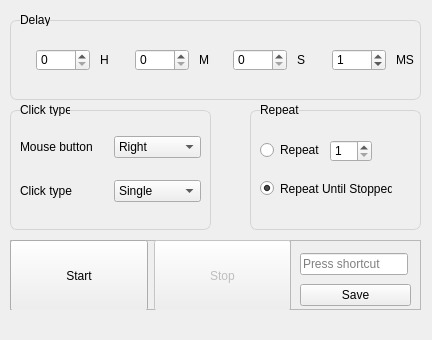
<?xml version="1.0" encoding="UTF-8"?>
<ui version="4.0">
 <author>Alisaw</author>
 <class>FastAutoClicker</class>
 <widget class="QMainWindow" name="FastAutoClicker">
  <property name="enabled">
   <bool>true</bool>
  </property>
  <property name="geometry">
   <rect>
    <x>0</x>
    <y>0</y>
    <width>432</width>
    <height>340</height>
   </rect>
  </property>
  <property name="sizePolicy">
   <sizepolicy hsizetype="Fixed" vsizetype="Fixed">
    <horstretch>0</horstretch>
    <verstretch>0</verstretch>
   </sizepolicy>
  </property>
  <property name="minimumSize">
   <size>
    <width>432</width>
    <height>340</height>
   </size>
  </property>
  <property name="maximumSize">
   <size>
    <width>432</width>
    <height>340</height>
   </size>
  </property>
  <property name="windowTitle">
   <string>FastAutoClicker</string>
  </property>
  <property name="windowIcon">
   <iconset resource="images.qrc">
    <normaloff>:/images/FastAutoClickerBig.png</normaloff>:/images/FastAutoClickerBig.png</iconset>
  </property>
  <property name="iconSize">
   <size>
    <width>1024</width>
    <height>1024</height>
   </size>
  </property>
  <property name="animated">
   <bool>false</bool>
  </property>
  <widget class="QWidget" name="centralwidget">
   <property name="sizePolicy">
    <sizepolicy hsizetype="Fixed" vsizetype="Fixed">
     <horstretch>0</horstretch>
     <verstretch>0</verstretch>
    </sizepolicy>
   </property>
   <property name="minimumSize">
    <size>
     <width>0</width>
     <height>0</height>
    </size>
   </property>
   <property name="maximumSize">
    <size>
     <width>432</width>
     <height>320</height>
    </size>
   </property>
   <widget class="QFrame" name="DelayFrame_2">
    <property name="geometry">
     <rect>
      <x>10</x>
      <y>20</y>
      <width>411</width>
      <height>80</height>
     </rect>
    </property>
    <property name="sizePolicy">
     <sizepolicy hsizetype="Fixed" vsizetype="Fixed">
      <horstretch>0</horstretch>
      <verstretch>0</verstretch>
     </sizepolicy>
    </property>
    <property name="styleSheet">
     <string notr="true">QFrame{
border-color: rgba(212, 212, 212, 1);
border-width : 1px;
border-style: solid;
border-radius: 7px;
}</string>
    </property>
    <property name="frameShape">
     <enum>QFrame::StyledPanel</enum>
    </property>
    <property name="frameShadow">
     <enum>QFrame::Raised</enum>
    </property>
    <layout class="QHBoxLayout" name="horizontalLayout_2">
     <property name="spacing">
      <number>10</number>
     </property>
     <property name="leftMargin">
      <number>25</number>
     </property>
     <property name="topMargin">
      <number>0</number>
     </property>
     <property name="rightMargin">
      <number>0</number>
     </property>
     <property name="bottomMargin">
      <number>0</number>
     </property>
     <item>
      <widget class="QSpinBox" name="HoursSpinBox">
       <property name="enabled">
        <bool>true</bool>
       </property>
       <property name="sizePolicy">
        <sizepolicy hsizetype="Fixed" vsizetype="Fixed">
         <horstretch>0</horstretch>
         <verstretch>0</verstretch>
        </sizepolicy>
       </property>
       <property name="minimum">
        <number>0</number>
       </property>
       <property name="maximum">
        <number>9999</number>
       </property>
      </widget>
     </item>
     <item>
      <widget class="QLabel" name="HoursLabel">
       <property name="sizePolicy">
        <sizepolicy hsizetype="Preferred" vsizetype="Preferred">
         <horstretch>0</horstretch>
         <verstretch>0</verstretch>
        </sizepolicy>
       </property>
       <property name="maximumSize">
        <size>
         <width>100</width>
         <height>100</height>
        </size>
       </property>
       <property name="styleSheet">
        <string notr="true">border: none;</string>
       </property>
       <property name="text">
        <string>H</string>
       </property>
      </widget>
     </item>
     <item>
      <widget class="QSpinBox" name="MinutesSpinBox">
       <property name="sizePolicy">
        <sizepolicy hsizetype="Fixed" vsizetype="Fixed">
         <horstretch>0</horstretch>
         <verstretch>0</verstretch>
        </sizepolicy>
       </property>
       <property name="minimum">
        <number>0</number>
       </property>
       <property name="maximum">
        <number>9999</number>
       </property>
      </widget>
     </item>
     <item>
      <widget class="QLabel" name="MinutesLabel">
       <property name="sizePolicy">
        <sizepolicy hsizetype="Minimum" vsizetype="Minimum">
         <horstretch>0</horstretch>
         <verstretch>0</verstretch>
        </sizepolicy>
       </property>
       <property name="styleSheet">
        <string notr="true">border: none;</string>
       </property>
       <property name="text">
        <string>M</string>
       </property>
      </widget>
     </item>
     <item>
      <widget class="QSpinBox" name="SecondsSpinBox">
       <property name="sizePolicy">
        <sizepolicy hsizetype="Fixed" vsizetype="Fixed">
         <horstretch>0</horstretch>
         <verstretch>0</verstretch>
        </sizepolicy>
       </property>
       <property name="minimum">
        <number>0</number>
       </property>
       <property name="maximum">
        <number>9999</number>
       </property>
      </widget>
     </item>
     <item>
      <widget class="QLabel" name="SecondsLabel">
       <property name="sizePolicy">
        <sizepolicy hsizetype="Minimum" vsizetype="Minimum">
         <horstretch>0</horstretch>
         <verstretch>0</verstretch>
        </sizepolicy>
       </property>
       <property name="styleSheet">
        <string notr="true">border: none;</string>
       </property>
       <property name="text">
        <string>S</string>
       </property>
      </widget>
     </item>
     <item>
      <widget class="QSpinBox" name="MilliSSpinBox">
       <property name="sizePolicy">
        <sizepolicy hsizetype="Fixed" vsizetype="Fixed">
         <horstretch>0</horstretch>
         <verstretch>0</verstretch>
        </sizepolicy>
       </property>
       <property name="minimum">
        <number>0</number>
       </property>
       <property name="maximum">
        <number>9999</number>
       </property>
       <property name="value">
        <number>1</number>
       </property>
      </widget>
     </item>
     <item>
      <widget class="QLabel" name="MilliSLabel">
       <property name="sizePolicy">
        <sizepolicy hsizetype="Minimum" vsizetype="Minimum">
         <horstretch>0</horstretch>
         <verstretch>0</verstretch>
        </sizepolicy>
       </property>
       <property name="styleSheet">
        <string notr="true">border: none;</string>
       </property>
       <property name="text">
        <string>MS</string>
       </property>
      </widget>
     </item>
    </layout>
   </widget>
   <widget class="QFrame" name="RepeatFrame">
    <property name="geometry">
     <rect>
      <x>250</x>
      <y>110</y>
      <width>171</width>
      <height>120</height>
     </rect>
    </property>
    <property name="sizePolicy">
     <sizepolicy hsizetype="Fixed" vsizetype="Preferred">
      <horstretch>0</horstretch>
      <verstretch>0</verstretch>
     </sizepolicy>
    </property>
    <property name="styleSheet">
     <string notr="true">QFrame{
border-color: rgba(212, 212, 212, 1);
border-width : 1px;
border-style: solid;
border-radius: 7px;
}</string>
    </property>
    <property name="frameShape">
     <enum>QFrame::StyledPanel</enum>
    </property>
    <property name="frameShadow">
     <enum>QFrame::Raised</enum>
    </property>
    <widget class="QSpinBox" name="RepeatSpinBox">
     <property name="geometry">
      <rect>
       <x>80</x>
       <y>30</y>
       <width>42</width>
       <height>22</height>
      </rect>
     </property>
     <property name="sizePolicy">
      <sizepolicy hsizetype="Fixed" vsizetype="Fixed">
       <horstretch>0</horstretch>
       <verstretch>0</verstretch>
      </sizepolicy>
     </property>
     <property name="minimum">
      <number>1</number>
     </property>
     <property name="maximum">
      <number>999</number>
     </property>
    </widget>
    <widget class="QRadioButton" name="RepeatRadioButton">
     <property name="geometry">
      <rect>
       <x>10</x>
       <y>30</y>
       <width>60</width>
       <height>20</height>
      </rect>
     </property>
     <property name="sizePolicy">
      <sizepolicy hsizetype="Fixed" vsizetype="Fixed">
       <horstretch>0</horstretch>
       <verstretch>0</verstretch>
      </sizepolicy>
     </property>
     <property name="text">
      <string>Repeat</string>
     </property>
     <property name="iconSize">
      <size>
       <width>16</width>
       <height>16</height>
      </size>
     </property>
     <property name="checked">
      <bool>false</bool>
     </property>
     <property name="autoRepeat">
      <bool>false</bool>
     </property>
     <property name="autoExclusive">
      <bool>true</bool>
     </property>
     <property name="autoRepeatDelay">
      <number>0</number>
     </property>
    </widget>
    <widget class="QRadioButton" name="InfiniteRadioButton">
     <property name="geometry">
      <rect>
       <x>10</x>
       <y>70</y>
       <width>132</width>
       <height>17</height>
      </rect>
     </property>
     <property name="sizePolicy">
      <sizepolicy hsizetype="Fixed" vsizetype="Fixed">
       <horstretch>0</horstretch>
       <verstretch>0</verstretch>
      </sizepolicy>
     </property>
     <property name="text">
      <string>Repeat Until Stopped</string>
     </property>
     <property name="checked">
      <bool>true</bool>
     </property>
    </widget>
   </widget>
   <widget class="QFrame" name="bottomBtnFrame">
    <property name="geometry">
     <rect>
      <x>10</x>
      <y>240</y>
      <width>411</width>
      <height>70</height>
     </rect>
    </property>
    <property name="sizePolicy">
     <sizepolicy hsizetype="Fixed" vsizetype="Preferred">
      <horstretch>0</horstretch>
      <verstretch>0</verstretch>
     </sizepolicy>
    </property>
    <property name="frameShape">
     <enum>QFrame::StyledPanel</enum>
    </property>
    <property name="frameShadow">
     <enum>QFrame::Raised</enum>
    </property>
    <widget class="QWidget" name="horizontalLayoutWidget">
     <property name="geometry">
      <rect>
       <x>0</x>
       <y>0</y>
       <width>281</width>
       <height>71</height>
      </rect>
     </property>
     <property name="sizePolicy">
      <sizepolicy hsizetype="Fixed" vsizetype="Preferred">
       <horstretch>0</horstretch>
       <verstretch>0</verstretch>
      </sizepolicy>
     </property>
     <layout class="QHBoxLayout" name="horizontalLayout">
      <item>
       <widget class="QPushButton" name="StartBtn">
        <property name="sizePolicy">
         <sizepolicy hsizetype="Expanding" vsizetype="Expanding">
          <horstretch>0</horstretch>
          <verstretch>0</verstretch>
         </sizepolicy>
        </property>
        <property name="text">
         <string>Start</string>
        </property>
       </widget>
      </item>
      <item>
       <widget class="QPushButton" name="StopBtn">
        <property name="enabled">
         <bool>false</bool>
        </property>
        <property name="sizePolicy">
         <sizepolicy hsizetype="Expanding" vsizetype="Expanding">
          <horstretch>0</horstretch>
          <verstretch>0</verstretch>
         </sizepolicy>
        </property>
        <property name="text">
         <string>Stop</string>
        </property>
        <property name="autoDefault">
         <bool>false</bool>
        </property>
       </widget>
      </item>
     </layout>
    </widget>
    <widget class="QFrame" name="ShortcutFrame">
     <property name="geometry">
      <rect>
       <x>280</x>
       <y>0</y>
       <width>131</width>
       <height>81</height>
      </rect>
     </property>
     <property name="frameShape">
      <enum>QFrame::StyledPanel</enum>
     </property>
     <property name="frameShadow">
      <enum>QFrame::Raised</enum>
     </property>
     <layout class="QVBoxLayout" name="verticalLayout_2">
      <item>
       <widget class="QKeySequenceEdit" name="shortcut_edit">
        <property name="sizePolicy">
         <sizepolicy hsizetype="Fixed" vsizetype="Fixed">
          <horstretch>0</horstretch>
          <verstretch>0</verstretch>
         </sizepolicy>
        </property>
        <property name="styleSheet">
         <string notr="true">qproperty-alignment: AlignCenter;</string>
        </property>
        <property name="keySequence">
         <string notr="true"/>
        </property>
       </widget>
      </item>
      <item>
       <widget class="QPushButton" name="HotkeyBtn">
        <property name="text">
         <string>Save</string>
        </property>
       </widget>
      </item>
     </layout>
    </widget>
   </widget>
   <widget class="QLabel" name="ClickTypeLabel">
    <property name="geometry">
     <rect>
      <x>20</x>
      <y>103</y>
      <width>50</width>
      <height>13</height>
     </rect>
    </property>
    <property name="sizePolicy">
     <sizepolicy hsizetype="Fixed" vsizetype="Preferred">
      <horstretch>0</horstretch>
      <verstretch>0</verstretch>
     </sizepolicy>
    </property>
    <property name="styleSheet">
     <string notr="true">background-color: rgb(240, 240, 240);</string>
    </property>
    <property name="text">
     <string>Click type</string>
    </property>
   </widget>
   <widget class="QLabel" name="DelayLabel">
    <property name="geometry">
     <rect>
      <x>20</x>
      <y>13</y>
      <width>30</width>
      <height>13</height>
     </rect>
    </property>
    <property name="sizePolicy">
     <sizepolicy hsizetype="Fixed" vsizetype="Preferred">
      <horstretch>0</horstretch>
      <verstretch>0</verstretch>
     </sizepolicy>
    </property>
    <property name="styleSheet">
     <string notr="true">background-color: rgb(240, 240, 240);</string>
    </property>
    <property name="text">
     <string>Delay</string>
    </property>
   </widget>
   <widget class="QLabel" name="RepeatLabel">
    <property name="geometry">
     <rect>
      <x>260</x>
      <y>103</y>
      <width>39</width>
      <height>13</height>
     </rect>
    </property>
    <property name="sizePolicy">
     <sizepolicy hsizetype="Fixed" vsizetype="Preferred">
      <horstretch>0</horstretch>
      <verstretch>0</verstretch>
     </sizepolicy>
    </property>
    <property name="styleSheet">
     <string notr="true">background-color: rgb(240, 240, 240);
</string>
    </property>
    <property name="text">
     <string>Repeat</string>
    </property>
   </widget>
   <widget class="QFrame" name="ClickTypeFrame">
    <property name="geometry">
     <rect>
      <x>10</x>
      <y>110</y>
      <width>201</width>
      <height>120</height>
     </rect>
    </property>
    <property name="sizePolicy">
     <sizepolicy hsizetype="Fixed" vsizetype="Preferred">
      <horstretch>0</horstretch>
      <verstretch>0</verstretch>
     </sizepolicy>
    </property>
    <property name="styleSheet">
     <string notr="true">QFrame{
border-color: rgba(212, 212, 212, 1);
border-width : 1px;
border-style: solid;
border-radius: 7px;
}</string>
    </property>
    <property name="frameShape">
     <enum>QFrame::StyledPanel</enum>
    </property>
    <property name="frameShadow">
     <enum>QFrame::Raised</enum>
    </property>
    <layout class="QGridLayout" name="gridLayout_2">
     <item row="0" column="0">
      <widget class="QLabel" name="MouseBtnLabel">
       <property name="styleSheet">
        <string notr="true">border: none;</string>
       </property>
       <property name="text">
        <string>Mouse button</string>
       </property>
      </widget>
     </item>
     <item row="0" column="1">
      <widget class="QComboBox" name="MouseComboBox">
       <item>
        <property name="text">
         <string>Right</string>
        </property>
       </item>
       <item>
        <property name="text">
         <string>Left</string>
        </property>
       </item>
       <item>
        <property name="text">
         <string>Middle</string>
        </property>
       </item>
      </widget>
     </item>
     <item row="1" column="0">
      <widget class="QLabel" name="ClickTypeBtnLabel">
       <property name="styleSheet">
        <string notr="true">border: none;</string>
       </property>
       <property name="text">
        <string>Click type</string>
       </property>
      </widget>
     </item>
     <item row="1" column="1">
      <widget class="QComboBox" name="ClickComboBox">
       <item>
        <property name="text">
         <string>Single</string>
        </property>
       </item>
       <item>
        <property name="text">
         <string>Double</string>
        </property>
       </item>
      </widget>
     </item>
    </layout>
   </widget>
   <zorder>ClickTypeFrame</zorder>
   <zorder>DelayFrame_2</zorder>
   <zorder>RepeatFrame</zorder>
   <zorder>bottomBtnFrame</zorder>
   <zorder>ClickTypeLabel</zorder>
   <zorder>DelayLabel</zorder>
   <zorder>RepeatLabel</zorder>
  </widget>
 </widget>
 <resources>
  <include location="images.qrc"/>
 </resources>
 <connections>
  <connection>
   <sender>StartBtn</sender>
   <signal>clicked(bool)</signal>
   <receiver>ClickTypeFrame</receiver>
   <slot>setEnabled(bool)</slot>
   <hints>
    <hint type="sourcelabel">
     <x>85</x>
     <y>262</y>
    </hint>
    <hint type="destinationlabel">
     <x>82</x>
     <y>216</y>
    </hint>
   </hints>
  </connection>
  <connection>
   <sender>StartBtn</sender>
   <signal>clicked(bool)</signal>
   <receiver>DelayFrame_2</receiver>
   <slot>setEnabled(bool)</slot>
   <hints>
    <hint type="sourcelabel">
     <x>126</x>
     <y>265</y>
    </hint>
    <hint type="destinationlabel">
     <x>64</x>
     <y>87</y>
    </hint>
   </hints>
  </connection>
  <connection>
   <sender>StartBtn</sender>
   <signal>clicked(bool)</signal>
   <receiver>RepeatFrame</receiver>
   <slot>setEnabled(bool)</slot>
   <hints>
    <hint type="sourcelabel">
     <x>139</x>
     <y>277</y>
    </hint>
    <hint type="destinationlabel">
     <x>261</x>
     <y>125</y>
    </hint>
   </hints>
  </connection>
  <connection>
   <sender>StartBtn</sender>
   <signal>clicked(bool)</signal>
   <receiver>ShortcutFrame</receiver>
   <slot>setEnabled(bool)</slot>
   <hints>
    <hint type="sourcelabel">
     <x>119</x>
     <y>255</y>
    </hint>
    <hint type="destinationlabel">
     <x>299</x>
     <y>253</y>
    </hint>
   </hints>
  </connection>
  <connection>
   <sender>StartBtn</sender>
   <signal>clicked(bool)</signal>
   <receiver>StopBtn</receiver>
   <slot>setDisabled(bool)</slot>
   <hints>
    <hint type="sourcelabel">
     <x>107</x>
     <y>283</y>
    </hint>
    <hint type="destinationlabel">
     <x>187</x>
     <y>266</y>
    </hint>
   </hints>
  </connection>
  <connection>
   <sender>StartBtn</sender>
   <signal>clicked(bool)</signal>
   <receiver>StartBtn</receiver>
   <slot>setEnabled(bool)</slot>
   <hints>
    <hint type="sourcelabel">
     <x>124</x>
     <y>301</y>
    </hint>
    <hint type="destinationlabel">
     <x>104</x>
     <y>299</y>
    </hint>
   </hints>
  </connection>
  <connection>
   <sender>StopBtn</sender>
   <signal>clicked(bool)</signal>
   <receiver>StopBtn</receiver>
   <slot>setEnabled(bool)</slot>
   <hints>
    <hint type="sourcelabel">
     <x>191</x>
     <y>301</y>
    </hint>
    <hint type="destinationlabel">
     <x>219</x>
     <y>297</y>
    </hint>
   </hints>
  </connection>
  <connection>
   <sender>StopBtn</sender>
   <signal>clicked(bool)</signal>
   <receiver>StartBtn</receiver>
   <slot>setDisabled(bool)</slot>
   <hints>
    <hint type="sourcelabel">
     <x>246</x>
     <y>298</y>
    </hint>
    <hint type="destinationlabel">
     <x>137</x>
     <y>296</y>
    </hint>
   </hints>
  </connection>
  <connection>
   <sender>StopBtn</sender>
   <signal>clicked(bool)</signal>
   <receiver>ClickTypeFrame</receiver>
   <slot>setDisabled(bool)</slot>
   <hints>
    <hint type="sourcelabel">
     <x>250</x>
     <y>279</y>
    </hint>
    <hint type="destinationlabel">
     <x>197</x>
     <y>219</y>
    </hint>
   </hints>
  </connection>
  <connection>
   <sender>StopBtn</sender>
   <signal>clicked(bool)</signal>
   <receiver>ShortcutFrame</receiver>
   <slot>setDisabled(bool)</slot>
   <hints>
    <hint type="sourcelabel">
     <x>268</x>
     <y>274</y>
    </hint>
    <hint type="destinationlabel">
     <x>303</x>
     <y>277</y>
    </hint>
   </hints>
  </connection>
  <connection>
   <sender>StopBtn</sender>
   <signal>clicked(bool)</signal>
   <receiver>RepeatFrame</receiver>
   <slot>setDisabled(bool)</slot>
   <hints>
    <hint type="sourcelabel">
     <x>265</x>
     <y>264</y>
    </hint>
    <hint type="destinationlabel">
     <x>280</x>
     <y>211</y>
    </hint>
   </hints>
  </connection>
  <connection>
   <sender>StopBtn</sender>
   <signal>clicked(bool)</signal>
   <receiver>DelayFrame_2</receiver>
   <slot>setDisabled(bool)</slot>
   <hints>
    <hint type="sourcelabel">
     <x>262</x>
     <y>247</y>
    </hint>
    <hint type="destinationlabel">
     <x>241</x>
     <y>91</y>
    </hint>
   </hints>
  </connection>
 </connections>
</ui>
